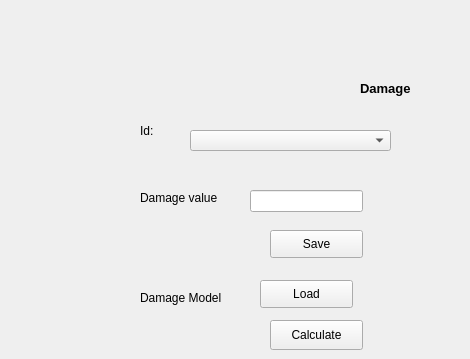
        <widget class="QWidget" name="tab_2">
         <attribute name="title">
          <string>Damage</string>
         </attribute>
         <widget class="QLabel" name="label_19">
          <property name="geometry">
           <rect>
            <x>360</x>
            <y>80</y>
            <width>101</width>
            <height>16</height>
           </rect>
          </property>
          <property name="font">
           <font>
            <pointsize>10</pointsize>
            <weight>75</weight>
            <bold>true</bold>
           </font>
          </property>
          <property name="text">
           <string>Damage</string>
          </property>
         </widget>
         <widget class="QLabel" name="label_20">
          <property name="geometry">
           <rect>
            <x>140</x>
            <y>110</y>
            <width>51</width>
            <height>41</height>
           </rect>
          </property>
          <property name="font">
           <font>
            <weight>50</weight>
            <bold>false</bold>
           </font>
          </property>
          <property name="text">
           <string>Id:</string>
          </property>
         </widget>
         <widget class="QComboBox" name="IdDamageComboBox_2">
          <property name="geometry">
           <rect>
            <x>190</x>
            <y>130</y>
            <width>201</width>
            <height>21</height>
           </rect>
          </property>
         </widget>
         <widget class="QLabel" name="label_21">
          <property name="geometry">
           <rect>
            <x>140</x>
            <y>190</y>
            <width>91</width>
            <height>16</height>
           </rect>
          </property>
          <property name="font">
           <font>
            <weight>50</weight>
            <bold>false</bold>
           </font>
          </property>
          <property name="text">
           <string>Damage value</string>
          </property>
         </widget>
         <widget class="QLineEdit" name="lineEdit_3">
          <property name="geometry">
           <rect>
            <x>250</x>
            <y>190</y>
            <width>113</width>
            <height>22</height>
           </rect>
          </property>
         </widget>
         <widget class="QPushButton" name="pushButton_3">
          <property name="geometry">
           <rect>
            <x>270</x>
            <y>230</y>
            <width>93</width>
            <height>28</height>
           </rect>
          </property>
          <property name="text">
           <string>Save</string>
          </property>
         </widget>
         <widget class="QLabel" name="label_22">
          <property name="geometry">
           <rect>
            <x>140</x>
            <y>290</y>
            <width>121</width>
            <height>16</height>
           </rect>
          </property>
          <property name="font">
           <font>
            <weight>50</weight>
            <bold>false</bold>
           </font>
          </property>
          <property name="text">
           <string>Damage Model</string>
          </property>
         </widget>
         <widget class="QPushButton" name="loadHazardButton_2">
          <property name="geometry">
           <rect>
            <x>260</x>
            <y>280</y>
            <width>93</width>
            <height>28</height>
           </rect>
          </property>
          <property name="text">
           <string>Load</string>
          </property>
         </widget>
         <widget class="QPushButton" name="calculateHarzadPushButton_2">
          <property name="geometry">
           <rect>
            <x>270</x>
            <y>320</y>
            <width>93</width>
            <height>30</height>
           </rect>
          </property>
          <property name="text">
           <string>Calculate</string>
          </property>
         </widget>
        </widget>
